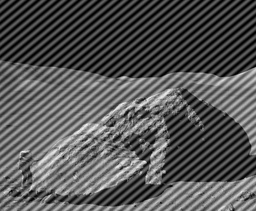
#> input picture HW2_DegradedImage.jpeg, 256 x 211 px, shrunk from 1000 x 824 before the run
$ jupyter execute HW2.ipynb
#> lines starting #> are read from the running program, lines starting #| are printed output that depends on the picture
[cell 1]
import skimage.io as io
import numpy as np
import matplotlib.pyplot as plt
from skimage.color import rgb2gray

img1 = io.imread("HW2_DegradedImage.jpeg")
#> img1 is the input picture: shape (211, 256, 3); min 0, max 244, mean 86.7
img2 = io.imread("HW2_Head.tif")
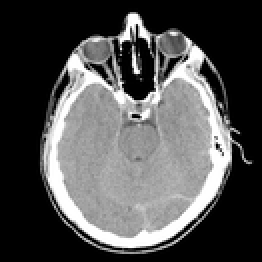
#> input picture HW2_Head.tif, 131 x 131 px, shrunk from 512 x 512 before the run (shown 2 times larger)
#> img2 is the input picture: shape (131, 131); min 0, max 255, mean 80.6
img1 = rgb2gray(img1)
#> img1: shape (211, 256) float64


def fromfreq(image):
    #Shifts fourier representation back
    shifted = np.fft.ifftshift(image)
    #Runs reverse fft and converts to real numbers
    filtered_image = np.fft.ifft2(shifted).real
    return filtered_image

def tofreq(image):
    fourier = np.fft.fft2(image)
    return np.fft.fftshift(fourier)

This was quite a tough question. I started with an ideal filter, but that had all sorts of fragments that you get from an ideal filter. Then I played around with some gaussian bandstop filters, as well as butterworth, etc but none of them worked. I noticed that the noise was on a -45 degree line, so I added that as a component of my ideal filter, trying to be as conservative as possible with what I reject, and I neutralized the noise

[cell 2]
def dist(p1, p2):
    return np.sqrt(np.sum((np.array(p1) - np.array(p2))**2))

def ideal(img, bigrad=40, smallrad=35):
    h, w = img.shape
    #Array of ones the same size as the image. The idea is that you zero out only the necessary values
    radiusfilter = np.ones((h, w))
    center = (h / 2, w / 2)

    for idx in range(h):
        for idx2 in range(w):
            # If within radius and not on the -45 degree line
            distance = dist((idx, idx2), center)
            if distance >= smallrad and distance <= bigrad:
                # Check if the point is on the -45 degree line
                # if dist((idx,idx2),center) > smallrad:
                if idx - idx2 == center[0] - center[1]:
                    radiusfilter[idx, idx2] = 0
    return radiusfilter

def reveal(img,filterfunc,name,**kwargs):
    freq1 = tofreq(img)
    freqvals = np.log(1+np.abs(freq1))
    filt = filterfunc(img,**kwargs)
    freqimg1 = filt * freqvals
    freqimg2 = filt * freq1

    fig, axes = plt.subplots(1, 2, figsize=(10, 5))
    axes[0].imshow(freqimg1, cmap='gray')
    axes[0].axis('off')
    axes[0].set_title(name)
    axes[1].imshow(fromfreq(freqimg2), cmap='gray')
    axes[1].axis('off')
    axes[1].set_title("Filtered Image")
    plt.tight_layout()
    # plt.imsave(f"{name}.jpg",freqimg1)
    plt.show()
reveal(img1,ideal,name="Ideal Filter w/out angle")
#> in reveal, `freqvals = np.log(1+np.abs(freq1))`:
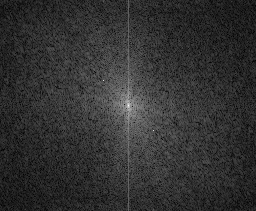
#> freqvals: shape (211, 256) float64; min 0.0362, max 9.82, mean 1.96; drawn with min black and max white
#> after the loop in ideal, `for idx in range(h):`: radiusfilter: shape (211, 256) float64; every value is 1
#> in reveal, `plt.show()`:
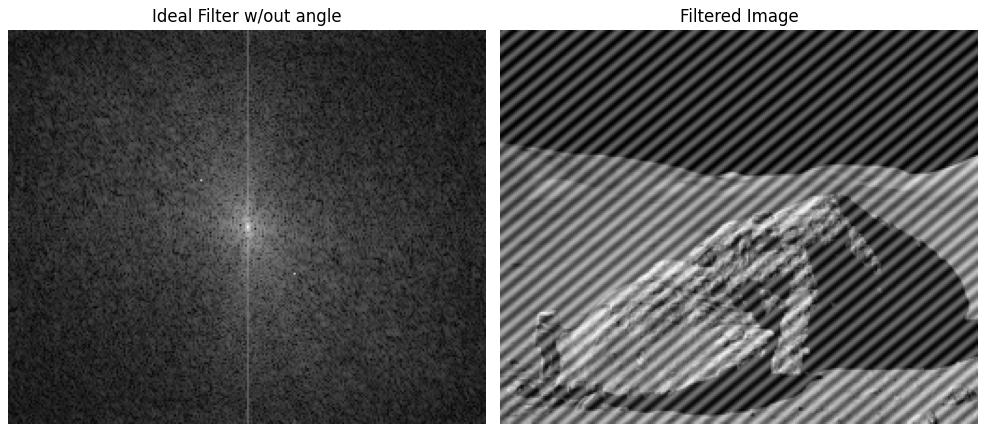
#> figure drawn by matplotlib, 2 panels
# reveal(img1,gaussian_bandstop_filter,name="Gaussian Filter",)
# reveal(img1,butterworth_filter,name="Butterworth Filter")
# reveal(img1,band_reject_filter,name="IDeal w/ smoothing Filter")

<b>Question 2</b>

[cell 3]
import skimage.morphology as mp

img2_dilated = mp.dilation(img2)
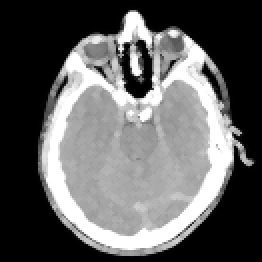
#> img2_dilated: shape (131, 131) (shown 2 times larger); min 0, max 255, mean 95.9
img2_eroded = mp.erosion(img2)
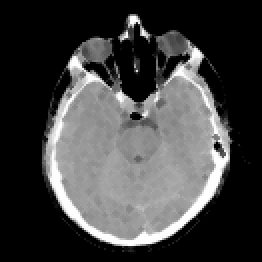
#> img2_eroded: shape (131, 131) (shown 2 times larger); min 0, max 255, mean 65.9
images = [img2,img2_dilated,img2_eroded,img2_dilated - img2_eroded]
labels = ["Original","Dilated","Eroded","Gradient"]
fig, axes = plt.subplots(2, 2, figsize=(10, 8))
for i, ax in enumerate(axes.flatten()):
    ax.imshow(images[i], cmap='gray')
    ax.axis('off')

    if labels is not None:
        ax.set_title(labels[i])
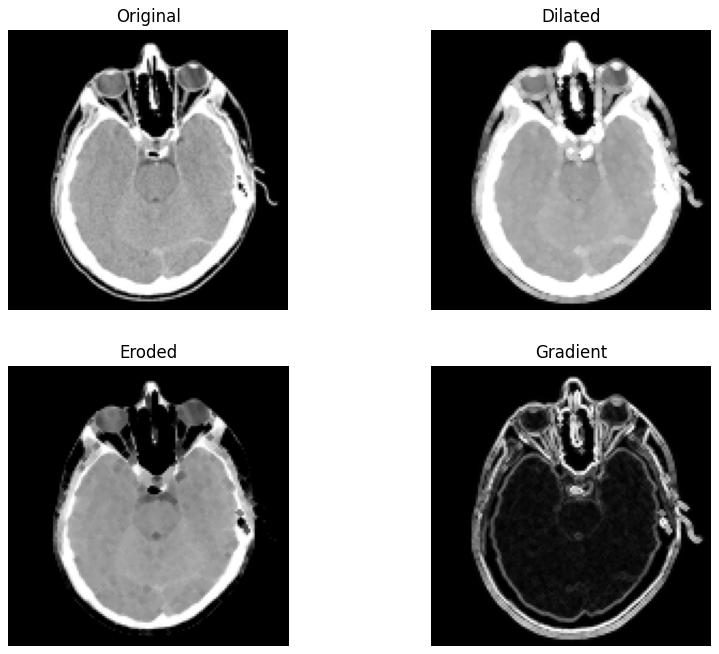
#> figure drawn by matplotlib, 4 panels
